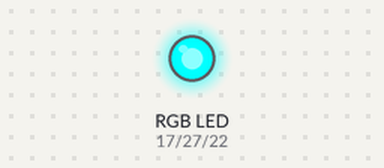
Bench run of a program on a simulated Raspberry Pi (BCM pin numbers). On the bench: an RGB LED mixed from three pins (HIGH = lit).

Above: at 0.2 s.
At 0.7 s:
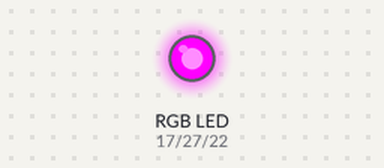
At 2.7 s:
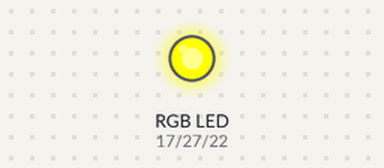
Timing chart, 0 to 3.5 s (numbered marks = the images above):
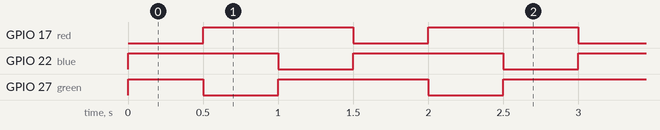

The program:

rgb_blink.py
```python
# LED RGB 깜빡이기
import RPi.GPIO as GPIO
import time

red = 17
green = 27
blue = 22

GPIO.setmode(GPIO.BCM)
GPIO.setup(red, GPIO.OUT)
GPIO.setup(green, GPIO.OUT)
GPIO.setup(blue, GPIO.OUT)

try:
    while True:
        GPIO.output(red, False)     # RED on
        GPIO.output(green, True)
        GPIO.output(blue, True)
        time.sleep(0.5)

        GPIO.output(red, True)
        GPIO.output(green, False)
        GPIO.output(blue, True)
        time.sleep(0.5)

        GPIO.output(red, True)
        GPIO.output(green, True)
        GPIO.output(blue, False)
        time.sleep(0.5)


except KeyboardInterrupt:
    GPIO.cleanup()
```

Measured:
- by itself, GPIO 17 (red), GPIO 22 (blue): alternates HIGH for 1.0 s and LOW for 0.50 s
- by itself, GPIO 27 (green): repeats every 1.5 s: LOW 0.50 s, HIGH 1.0 s
- by itself, everything shown: repeats every 1.5 s, in 3 steps
